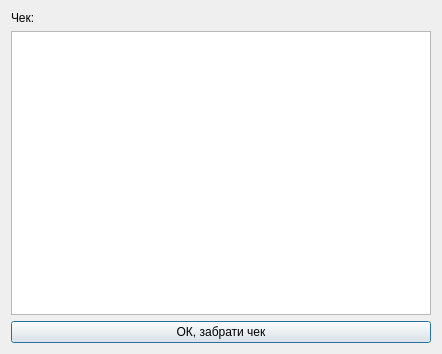
<?xml version="1.0" encoding="UTF-8"?>
<ui version="4.0">
 <class>ReceiptWindow</class>
 <widget class="QDialog" name="ReceiptWindow">
  <property name="geometry">
   <rect>
    <x>0</x>
    <y>0</y>
    <width>442</width>
    <height>354</height>
   </rect>
  </property>
  <property name="minimumSize">
   <size>
    <width>0</width>
    <height>150</height>
   </size>
  </property>
  <property name="windowTitle">
   <string>Чек</string>
  </property>
  <layout class="QVBoxLayout" name="verticalLayout">
   <item>
    <widget class="QLabel" name="yourReceiptLabel">
     <property name="text">
      <string>Чек:</string>
     </property>
    </widget>
   </item>
   <item>
    <widget class="QTextBrowser" name="receiptTextEdit"/>
   </item>
   <item>
    <widget class="QPushButton" name="okButton">
     <property name="text">
      <string>ОК, забрати чек</string>
     </property>
    </widget>
   </item>
  </layout>
 </widget>
 <resources/>
 <connections/>
</ui>
